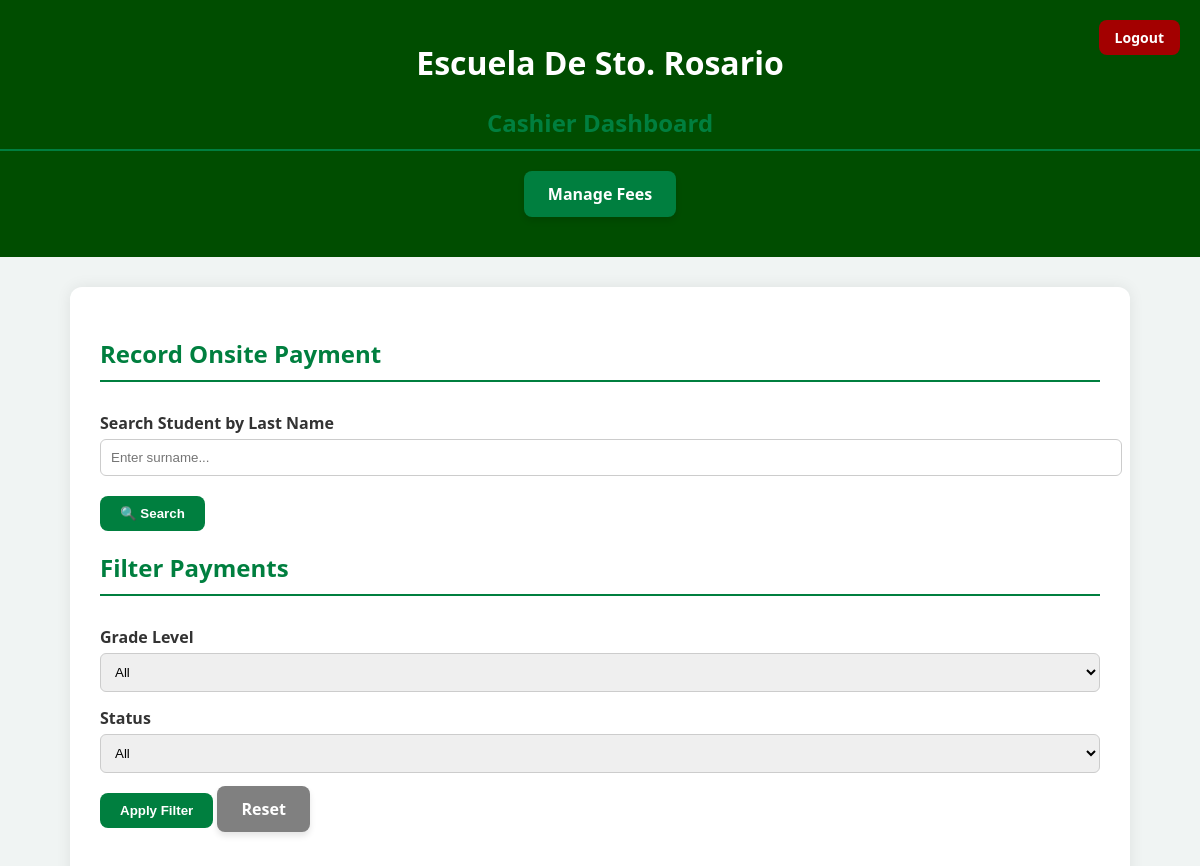
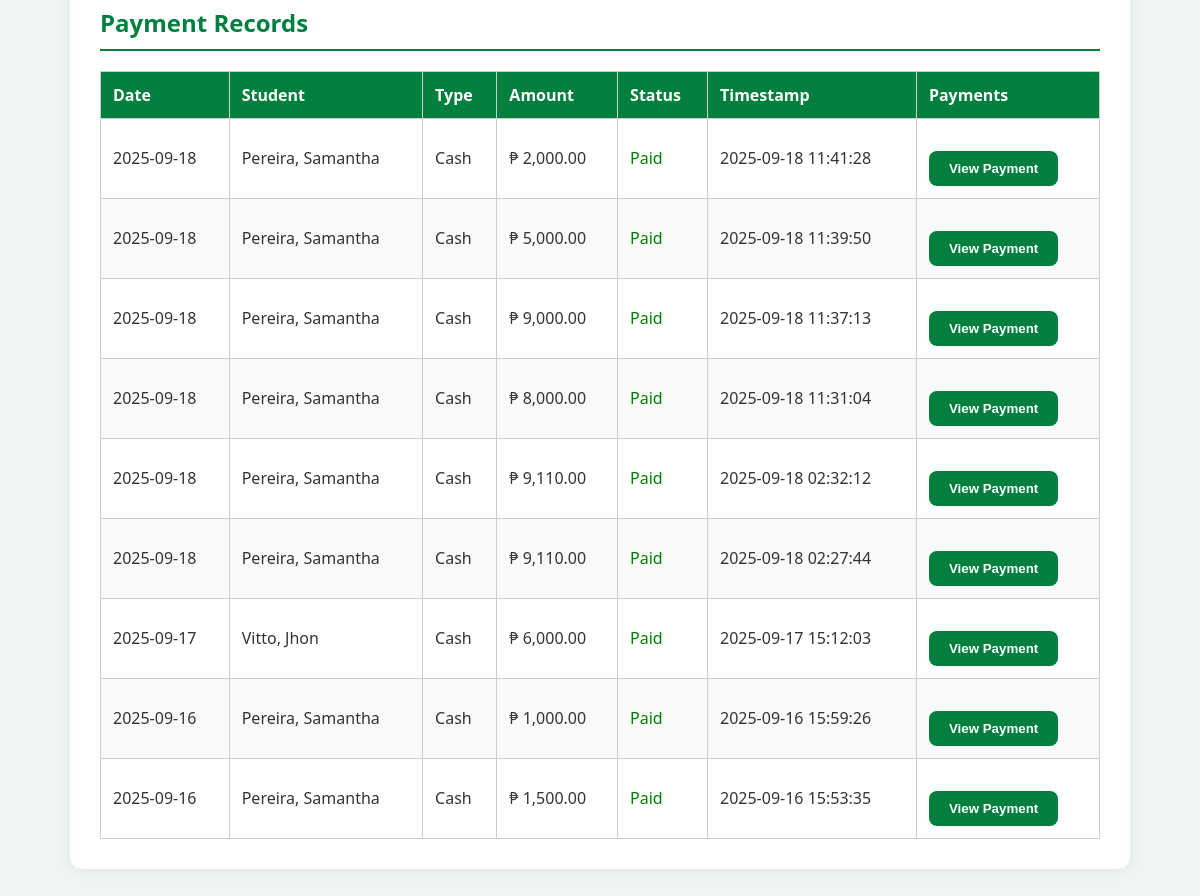
/Cashier/cashier_dashboard.php, run on an earlier commit of the app's database (2 pictures, top to bottom).
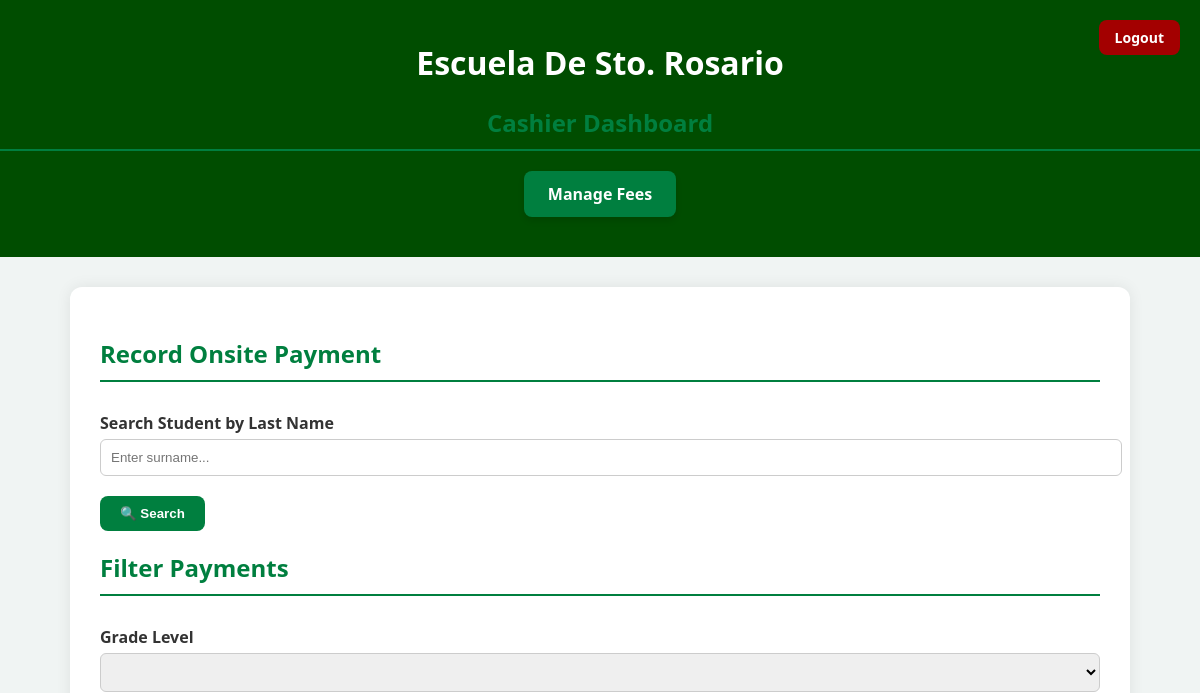
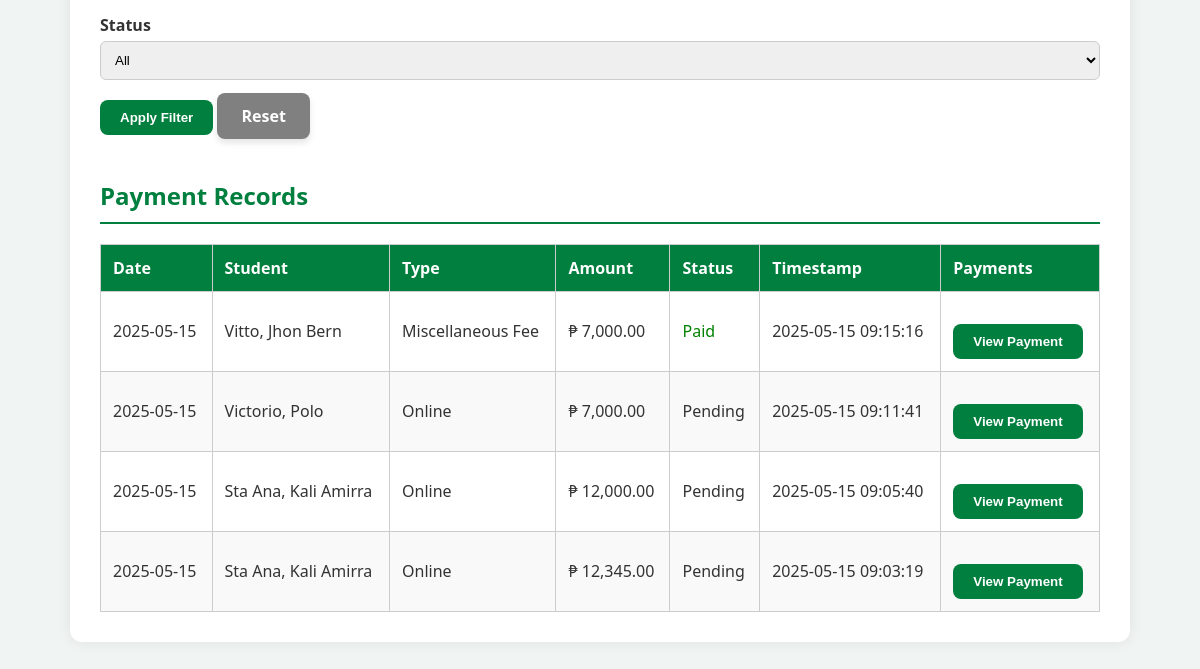
And on a later commit of the database (2 pictures, top to bottom).
### tables this page shows
CREATE TABLE `student_payments` (
  `id` int(11) NOT NULL,
  `student_id` varchar(20) DEFAULT NULL,
  `payment_type` varchar(100) NOT NULL,
  `amount` decimal(10,2) NOT NULL,
  `payment_status` enum('pending','paid') DEFAULT 'pending',
  `payment_date` date DEFAULT NULL,
  `created_at` timestamp NOT NULL DEFAULT current_timestamp(),
  `reference_number` varchar(100) DEFAULT NULL,
  `screenshot_path` varchar(255) DEFAULT NULL,
  `screenshot` varchar(255) DEFAULT NULL
);

CREATE TABLE `students_registration` (
  `id` int(11) NOT NULL,
  `year` varchar(50) NOT NULL,
  `course` varchar(50) DEFAULT NULL,
  `lrn` varchar(50) NOT NULL,
  `lastname` varchar(100) NOT NULL,
  `firstname` varchar(100) NOT NULL,
  `middlename` varchar(100) NOT NULL,
  `specaddress` varchar(255) NOT NULL,
  `brgy` varchar(100) NOT NULL,
  `city` varchar(100) NOT NULL,
  `mother` varchar(100) NOT NULL,
  `father` varchar(100) NOT NULL,
  `gname` varchar(100) DEFAULT NULL,
  `sex` varchar(10) NOT NULL,
  `dob` date NOT NULL,
  `religion` varchar(50) NOT NULL,
  `emailaddress` varchar(100) NOT NULL,
  `contactno` varchar(20) NOT NULL,
  `schooltype` varchar(50) NOT NULL,
  `sname` varchar(255) DEFAULT NULL,
  `created_at` timestamp NOT NULL DEFAULT current_timestamp(),
  `enrollment_status` enum('waiting','enrolled') DEFAULT 'waiting',
  `student_type` varchar(10) DEFAULT NULL
);

### Cashier/cashier_dashboard.php (the view, shortened to what this page needs)
<?php
include __DIR__ . '/../db_connection.php';
$filter_sql = "WHERE 1=1";
$payments = $conn->query("
    SELECT sp.*, sr.firstname, sr.lastname
    FROM student_payments sp
    JOIN students_registration sr ON sr.id = sp.student_id
    $filter_sql
    ORDER BY sp.created_at DESC
");
?>
<!DOCTYPE html>
<html lang="en">
<head>
</head>
<body>
<header style="position: relative;">
  <h1>Escuela De Sto. Rosario</h1>
  <h2>Cashier Dashboard</h2>
  <a href="admin_manage_fee.php" class="manage-button">Manage Fees</a>
  <a href="cashier_login.php" class="logout-btn">Logout</a>
</header>
<div class="container">
  <h2>Record Onsite Payment</h2>
  <form method="GET" action="cashier_dashboard.php">
      <label for="search_name">Search Student by Last Name</label>
      <input type="text" name="search_name" placeholder="Enter surname..." required>
      <button type="submit">🔍 Search</button>
  </form>
  <h2>Filter Payments</h2>
  <form method="GET" action="cashier_dashboard.php#filterForm" id="filterForm">
  <label>Grade Level</label>
  <select name="filter_grade_level">
  <option value="">All</option>
  <?php
  $grade_levels_result = $conn->query("SELECT DISTINCT year FROM students_registration ORDER BY year");
  while ($gl = $grade_levels_result->fetch_assoc()):
      $selected = ($_GET['filter_grade_level'] ?? '') == $gl['year'] ? "selected" : "";
      echo "<option value='{$gl['year']}' $selected>{$gl['year']}</option>";
  endwhile;
  ?>
</select>
    <label>Status</label>
    <select name="filter_status">
      <option value="">All</option>
    </select>
    <button type="submit">Apply Filter</button>
    <a href="cashier_dashboard.php" class="manage-button" style="background-color: gray;">Reset</a>
  </form>
  <h2>Payment Records</h2>
  <table>
    <thead>
      <tr>
        <th>Date</th>
        <th>Student</th>
        <th>Type</th>
        <th>Amount</th>
        <th>Status</th>
        <th>Timestamp</th>
        <th>Payments</th>
      </tr>
    </thead>
    <tbody>
    <?php while ($row = $payments->fetch_assoc()): ?>
      <tr id="payment-row-<?php echo $row['id']; ?>">
        <td><?= date("Y-m-d", strtotime($row['created_at'])) ?></td>
        <td><?= $row['lastname'] ?>, <?= $row['firstname'] ?></td>
        <td><?= $row['payment_type'] ?></td>
        <td>₱ <?= number_format($row['amount'], 2) ?></td>
        <td class="payment-status" id="status-<?php echo $row['id']; ?>">
            <?php
              if (!empty($row['payment_status'])) {
                  if ($row['payment_status'] === 'declined') {
                      echo "<span style='color: red;'>Declined</span>";
                  } elseif ($row['payment_status'] === 'paid') {
                      echo "<span style='color: green;'>Paid</span>";
                  } else {
                      echo ucfirst(htmlspecialchars($row['payment_status']));
                  }
              } else {
                  echo "Pending";
              }
            ?>
        </td>
        <td><?= $row['created_at'] ?></td>
        <td>
          <button
            class="view-payment-btn"
            data-id="<?= $row['id'] ?>"
            data-student="<?= $row['lastname'] ?>, <?= $row['firstname'] ?>"
            data-type="<?= $row['payment_type'] ?>"
            data-amount="<?= $row['amount'] ?>"
            data-status="<?= ucfirst($row['payment_status']) ?>"
            data-reference="<?= $row['reference_number'] ?>"
            data-or="<?= $row['or_number'] ?>"
            data-screenshot="<?= $row['screenshot_path'] ?>"
          >
            View Payment
          </button>
        </td>
      </tr>
    <?php endwhile; ?>
</tbody>
</table>
</body>
</html>

What changed in the data, as far as the page shows it:
removed student_payments: created_at "2025-09-18", students_registration.lastname "Pereira", students_registration.firstname "Samantha", payment_type "Cash", amount "2,000.00", payment_status "Paid", created_at "2025-09-18 11:41:28"
removed student_payments: created_at "2025-09-18", students_registration.lastname "Pereira", students_registration.firstname "Samantha", payment_type "Cash", amount "5,000.00", payment_status "Paid", created_at "2025-09-18 11:39:50"
removed student_payments: created_at "2025-09-18", students_registration.lastname "Pereira", students_registration.firstname "Samantha", payment_type "Cash", amount "9,000.00", payment_status "Paid", created_at "2025-09-18 11:37:13"
removed student_payments: created_at "2025-09-18", students_registration.lastname "Pereira", students_registration.firstname "Samantha", payment_type "Cash", amount "8,000.00", payment_status "Paid", created_at "2025-09-18 11:31:04"
removed student_payments: created_at "2025-09-18", students_registration.lastname "Pereira", students_registration.firstname "Samantha", payment_type "Cash", amount "9,110.00", payment_status "Paid", created_at "2025-09-18 02:32:12"
removed student_payments: created_at "2025-09-18", students_registration.lastname "Pereira", students_registration.firstname "Samantha", payment_type "Cash", amount "9,110.00", payment_status "Paid", created_at "2025-09-18 02:27:44"
removed student_payments: created_at "2025-09-17", students_registration.lastname "Vitto", students_registration.firstname "Jhon", payment_type "Cash", amount "6,000.00", payment_status "Paid", created_at "2025-09-17 15:12:03"
removed student_payments: created_at "2025-09-16", students_registration.lastname "Pereira", students_registration.firstname "Samantha", payment_type "Cash", amount "1,000.00", payment_status "Paid", created_at "2025-09-16 15:59:26"
removed student_payments: created_at "2025-09-16", students_registration.lastname "Pereira", students_registration.firstname "Samantha", payment_type "Cash", amount "1,500.00", payment_status "Paid", created_at "2025-09-16 15:53:35"
added student_payments: created_at "2025-05-15", students_registration.lastname "Vitto", students_registration.firstname "Jhon Bern", payment_type "Miscellaneous Fee", amount "7,000.00", payment_status "Paid", created_at "2025-05-15 09:15:16"
added student_payments: created_at "2025-05-15", students_registration.lastname "Victorio", students_registration.firstname "Polo", payment_type "Online", amount "7,000.00", payment_status "Pending", created_at "2025-05-15 09:11:41"
added student_payments: created_at "2025-05-15", students_registration.lastname "Sta Ana", students_registration.firstname "Kali Amirra", payment_type "Online", amount "12,000.00", payment_status "Pending", created_at "2025-05-15 09:05:40"
added student_payments: created_at "2025-05-15", students_registration.lastname "Sta Ana", students_registration.firstname "Kali Amirra", payment_type "Online", amount "12,345.00", payment_status "Pending", created_at "2025-05-15 09:03:19"
Also different on the page:
form field filter_grade_level: "All" → (not shown)
